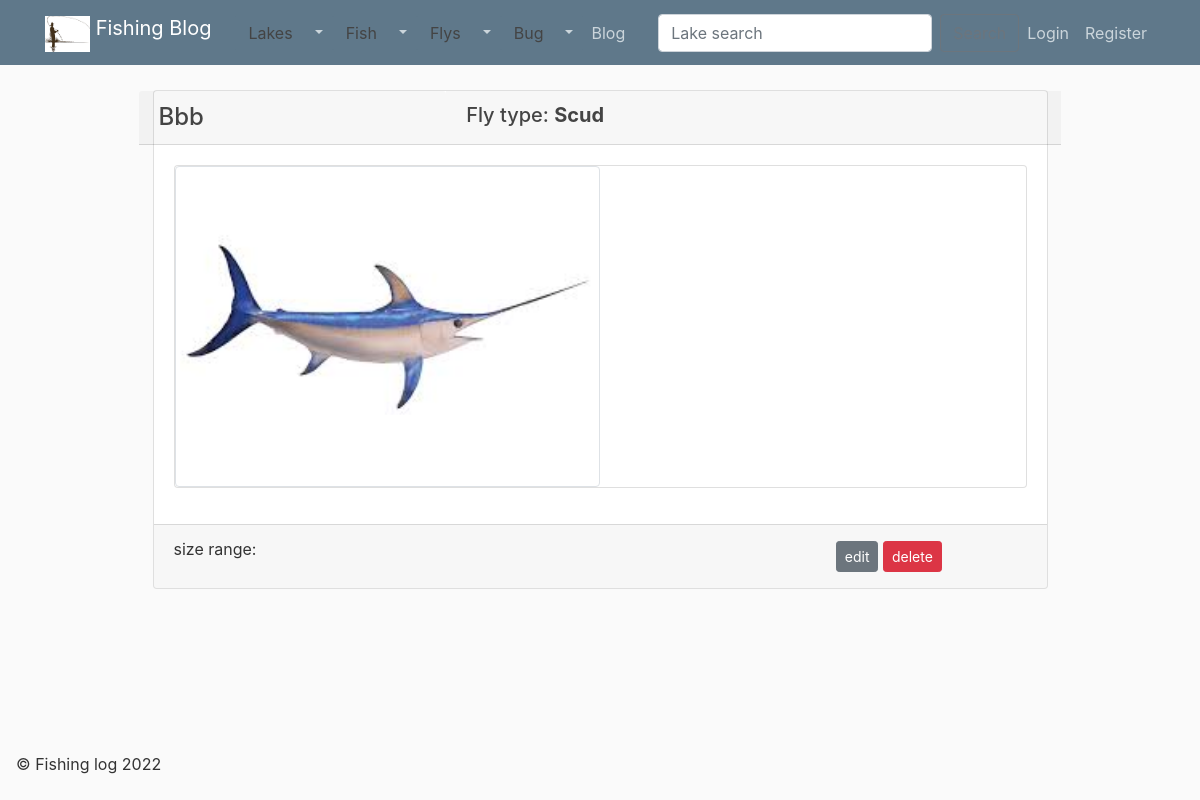
The app's page /flys/5/, older data.
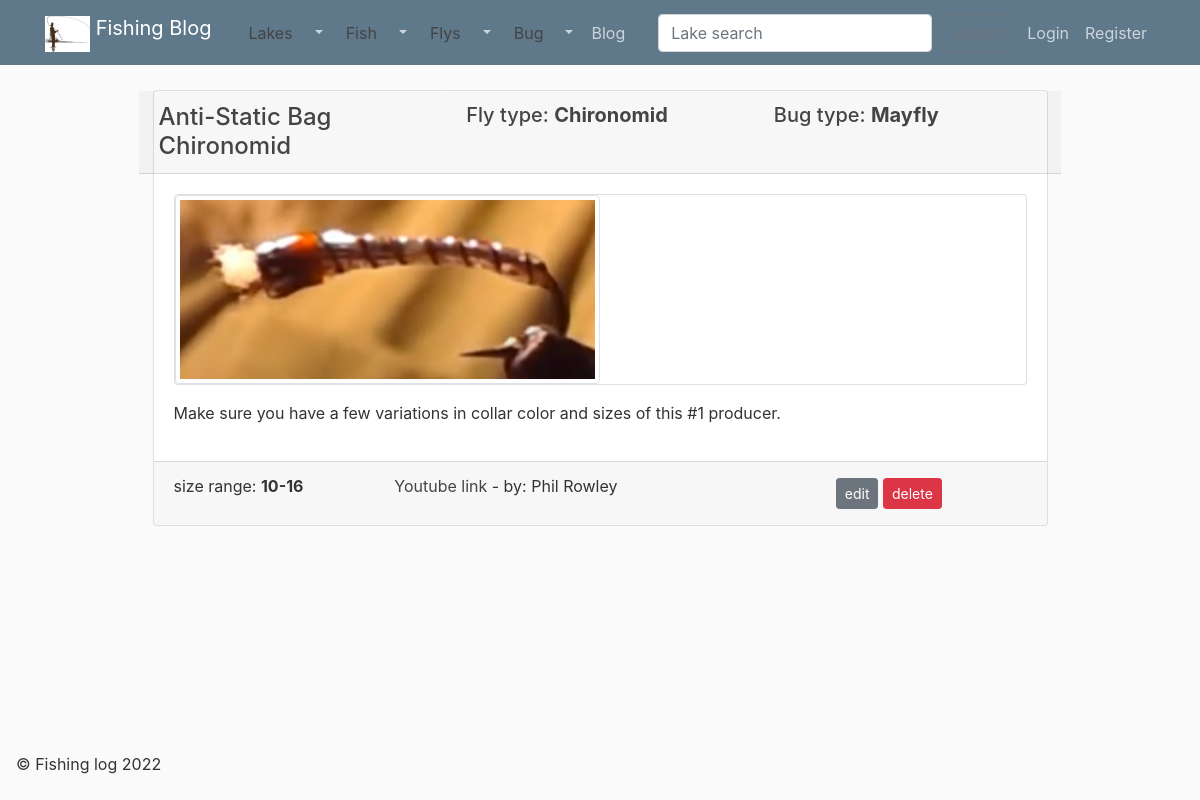
The same page, newer data.
### catches/models.py (models this page shows, shortened)
class Fly(models.Model):
    name = models.CharField(max_length = 100)
    bug = models.ForeignKey(Bug, blank=True, null= True, on_delete=models.SET_NULL )
    fly_type = models.ForeignKey(Fly_type, blank=True, null= True, on_delete=models.SET_NULL)
    description = models.CharField (max_length=400, blank=True)
    size_range = models.CharField ( max_length=100, blank=True)
    author = models.CharField (max_length=100, blank=True)
    youtube = models.URLField (blank=True )
    image = models.ImageField (
        default='default.jpg',
        upload_to='',
        height_field=None,
        width_field=None,
        max_length=100,
        blank=True)
    class Meta:
        ordering = ['name']

class Fly_type(models.Model):
    name = models.CharField(max_length = 100)
    notes = models.TextField(blank=True)

class Bug(models.Model):
    name = models.CharField ('Insect name', max_length=100)
    description = models.TextField ('Description', blank=True)
    class Meta:
        ordering = ['name']

### catches/views.py (the view)
class FlyDetailView (DetailView):
    model = Fly
    context_object_name = 'fly'

### catches/templates/catches/fly_detail.html
{% extends "catches/base/base.html" %}
{% block content %}
    <div class="container-fluid">
        <div class="row">
            <div class="col-md-12">
                <div class="row">
                    <div class="col-md-1"></div>
                    <div class="col-md-10">
                        <div class="card">
                            <div class="row">
                                <h4 class="card-header col-4">
                                    {{ fly.name | title }}
                                </h4>
                                <h5 class="card-header col-4">
                                    {% if not fly.fly_type == "" %}
                                        Fly type: <a href="#" class="card-link"><b>{{ fly.fly_type.name | title  }}</b> </a>
                                    {% endif %}
                                </h5>
                                <h5 class="card-header col-4">
                                    {% if fly.bug %}
                                        Bug type: <a href="#" class="card-link"><b>{{ fly.bug.name | title  }}</b> </a>
                                    {% endif %}
                                </h5>
                            </div>
                            <div class="card-body">
                                <p class="card text-center">
                                    {% if fly.image %}<img src="{{ fly.image.url }}" class="img-thumbnail"style="width:50%" >{% endif %}
                                </p>
                                <p>
                                    {{ fly.description }}
                                </p>
                            </div>
                            <div class="card-footer">
                                <div class="row">
                                    <div class="col-3">
                                        size range: <b> {{ fly.size_range }}</b>
                                    </div>
                                    <div class="col-6">
                                        {% if not fly.youtube == "" %} <a href="{{ fly.youtube }}" target="_blank" >Youtube link</a>{% endif %}
                                        {% if not fly.author == "" %} - by: {{ fly.author }} {% endif %}
                                    </div>
                                    <div class="col-3">
                                        <a class="btn btn-secondary btn-sm mt-1 mb-1" href="{% url 'fly_update' fly.id %}" type="submit" >edit</a>
                                        <a class="btn btn-danger btn-sm mt-1 mb-1" href="{% url 'fly_delete' fly.id %}" type="submit" >delete</a>
                                    </div>
                                </div>
                            </div>
                        </div>
                    <div class="col-md-1"></div>
                </div>
            </div>
        </div>
    </div>
{% endblock content %}

Row changes from the older to the newer data that the page shows:
changed Fly: name "Bbb" → "Anti-Static Bag Chironomid"; fly_type.name "Scud" → "Chironomid"; bug_id empty → 9 (drawn); bug.name (not shown) → "Mayfly"; image: picture added in place of a placeholder; description (not shown) → "Make sure you have a few variations in collar color and sizes of this #1 producer."; size_range (not shown) → "10-16"; author (not shown) → "Phil Rowley"
Text that changed along with them:
text now shown: "Bug type: Youtube link - by:"
